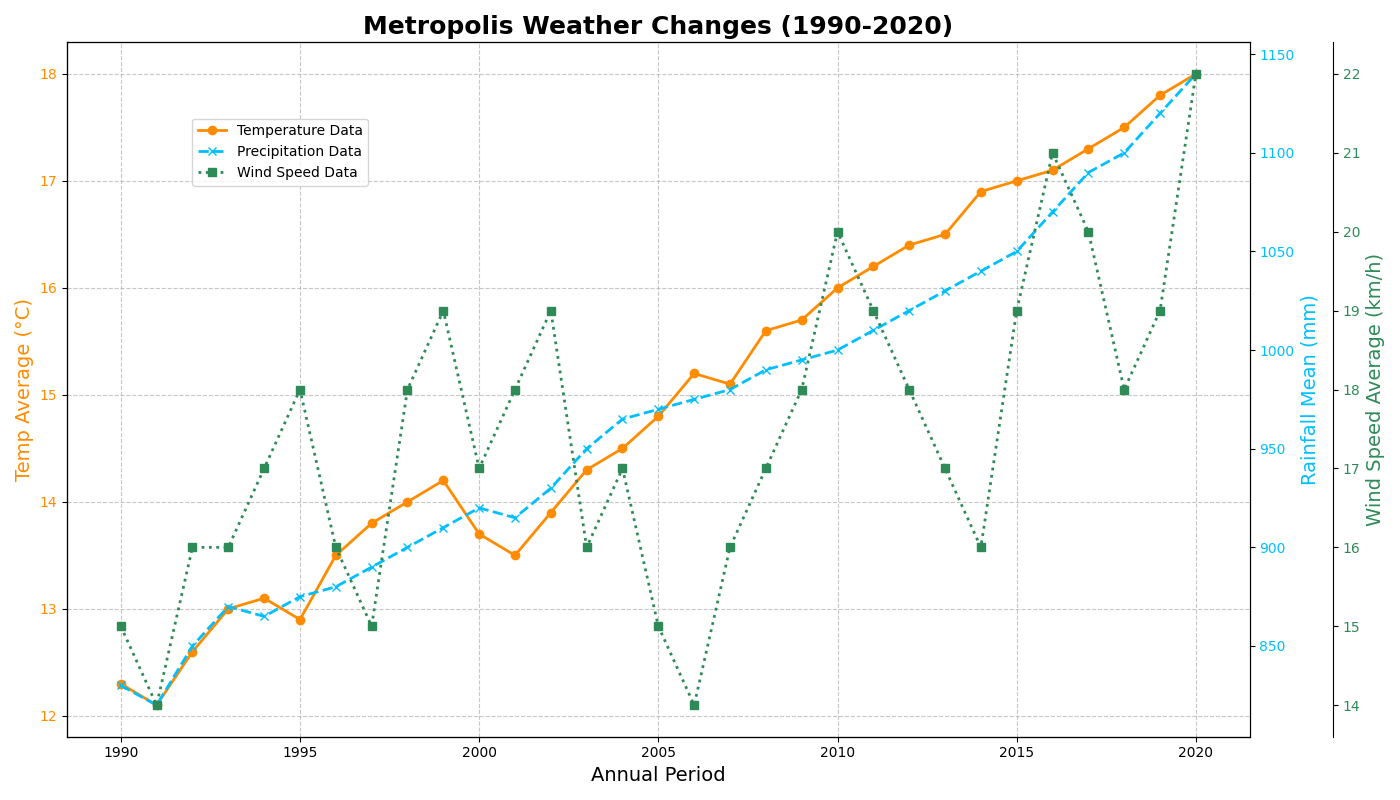

This figure's Python source:
import numpy as np
import matplotlib.pyplot as plt

# Years
years = np.arange(1990, 2021)

# Average temperature for the fictional city (in °C)
avg_temp = np.array([12.3, 12.1, 12.6, 13.0, 13.1, 12.9, 13.5, 13.8, 14.0,
                     14.2, 13.7, 13.5, 13.9, 14.3, 14.5, 14.8, 15.2, 15.1,
                     15.6, 15.7, 16.0, 16.2, 16.4, 16.5, 16.9, 17.0, 17.1,
                     17.3, 17.5, 17.8, 18.0])

# Average precipitation (mm) for the fictional city
avg_precip = np.array([830, 820, 850, 870, 865, 875, 880, 890, 900, 910,
                       920, 915, 930, 950, 965, 970, 975, 980, 990, 995,
                       1000, 1010, 1020, 1030, 1040, 1050, 1070, 1090,
                       1100, 1120, 1140])

# Average wind speed (km/h) for the fictional city
avg_wind_speed = np.array([15, 14, 16, 16, 17, 18, 16, 15, 18, 19,
                           17, 18, 19, 16, 17, 15, 14, 16, 17, 18,
                           20, 19, 18, 17, 16, 19, 21, 20, 18, 19, 22])

fig, ax1 = plt.subplots(figsize=(14, 8))

# Plot average temperature
color = 'darkorange'
ax1.set_title('Metropolis Weather Changes (1990-2020)', fontsize=18, fontweight='bold')
ax1.set_xlabel('Annual Period', fontsize=14)
ax1.set_ylabel('Temp Average (°C)', fontsize=14, color=color)
ax1.plot(years, avg_temp, color=color, linestyle='-', linewidth=2, marker='o', label='Temperature Data')
ax1.tick_params(axis='y', labelcolor=color)

# Creating a secondary y-axis for precipitation
ax2 = ax1.twinx()
color = 'deepskyblue'
ax2.set_ylabel('Rainfall Mean (mm)', fontsize=14, color=color)
ax2.plot(years, avg_precip, color=color, linestyle='--', linewidth=2, marker='x', label='Precipitation Data')
ax2.tick_params(axis='y', labelcolor=color)

# Creating a third y-axis for wind speed
ax3 = ax1.twinx()
ax3.spines['right'].set_position(('outward', 60)) # Offset for the third y-axis
color = 'seagreen'
ax3.set_ylabel('Wind Speed Average (km/h)', fontsize=14, color=color)
ax3.plot(years, avg_wind_speed, color=color, linestyle=':', linewidth=2, marker='s', label='Wind Speed Data')
ax3.tick_params(axis='y', labelcolor=color)

ax1.grid(True, linestyle='--', alpha=0.7)

fig.legend(loc='upper left', bbox_to_anchor=(0.1, 0.9), bbox_transform=ax1.transAxes)

plt.tight_layout()
plt.show()
